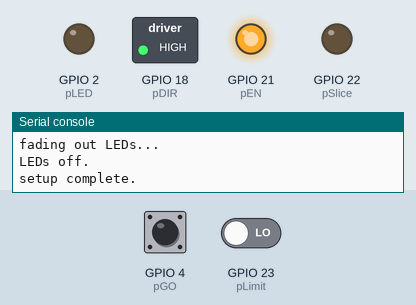
A program run on a simulated ESP32 board running MicroPython. Parts: switched loads named in the program (green lamp = pin HIGH), output pins drawn as LEDs (lit = HIGH), the last lines printed to the serial console. The test bench sets the inputs (shaded band); at power-on: GPIO 4 (pGO) LOW, GPIO 23 (pLimit) LOW. Library files of the repository ran but are not shown: 1 file(s); pins used as bus, display or sensor lines are not drawn.

Above: at 6.2 s.
6.3 s: GPIO 4 (pGO) driven HIGH
9.3 s: GPIO 4 (pGO) driven LOW
At 10.1 s:
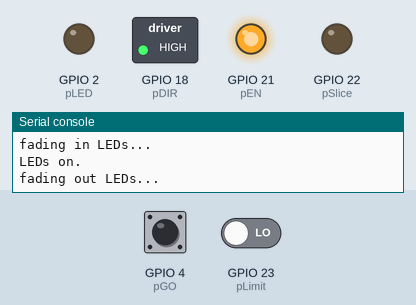
11.2 s: GPIO 4 (pGO) pulsed HIGH 2 times (0.12 s each, 0.3 s apart)
At 13.9 s:
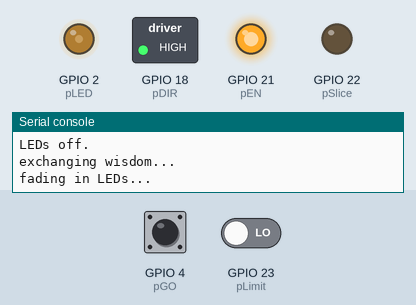
At 16.4 s:
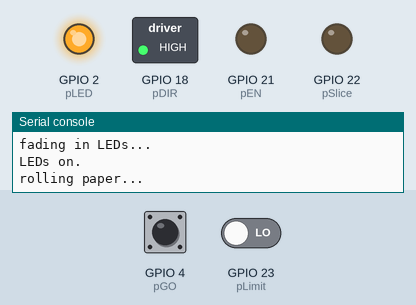
Timing chart, 0 to 17.9 s (numbered marks = the images above; inputs shaded):
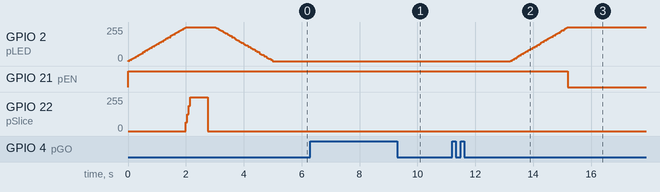

Measured:
- after the input at 9.3 s, GPIO 2 (pLED): stays 0/255 (without the input it goes to 229/255 after 1.9 s)
- after the input at 11.2 s, GPIO 2 (pLED): moves from 0/255 to 255/255 over 2.0 s, starting after 2.0 s; GPIO 21 (pEN): HIGH → LOW after 4.0 s

The program:

main.py
```python
# MicroPython v1.18

import time
from time import sleep_us, sleep
import machine
from machine import Pin, PWM, lightsleep
import esp32

pSlice = Pin(22, Pin.OUT)
RUN_SLICER = 0
STOP_SLICER = 1
pwmSlice = PWM(pSlice, freq=5000)
SLICER_STOP = 0
SLICER_QUARTER_SPEED = int(65535/4)
SLICER_HALF_SPEED = int(65535/2)
SLICER_THREE_QUARTER_SPEED = int(65535/4*3)
SLICER_FULL_SPEED = 65535
HOMING_TIME_LIMIT_MS = 2000
HOMING_ATTEMPTS_LIMIT = 3

pLED = Pin(2, Pin.OUT)
pwmLED = PWM(pLED, freq=5000)
LED_FULL_ON = 65535
LED_FULL_OFF = 0
LED_FADE_TIME_EXCHANGE_MS = 2000
LED_FADE_TIME_ATTRACT_MS = 1000
ATTRACT_MODE_FLASH_EVERY_MS = 10000
do_exchange = False

pGO = Pin(4, Pin.IN)
GO_PRESSED = 1

pLimit = Pin(23, Pin.IN)
AT_LIMIT = 0  # i.e. slicer out of the way

# Stepper motor: DRV8825
pDIR = Pin(18, Pin.OUT)
DIR_FORWARDS = 1
pSTEP = Pin(19, Pin.OUT)
pEN = Pin(21, Pin.OUT)
STEPPER_ENABLED = 0
STEPPER_DISABLED = 1
usDelay = 50  # number of microseconds per step
MICROSTEPS_PER_STEP = 32  # as set by hardware
STEPS_PER_MM = 24  # by testing
MM_PER_WISDOM = 124  # using new routing for four wisdoms
MICROSTEPS_PER_WISDOM = int(MM_PER_WISDOM * STEPS_PER_MM * MICROSTEPS_PER_STEP)


def slice_paper():
    print("slicing...")
    # ramp up so that current draw doesn't cause LEDs to flicker
    pwmSlice.duty_u16(SLICER_QUARTER_SPEED)
    time.sleep(0.05)
    pwmSlice.duty_u16(SLICER_HALF_SPEED)
    time.sleep(0.05)
    pwmSlice.duty_u16(SLICER_THREE_QUARTER_SPEED)
    time.sleep(0.05)
    pwmSlice.duty_u16(SLICER_FULL_SPEED)
    time.sleep(0.6)
    pwmSlice.duty_u16(SLICER_STOP)
    time.sleep(0.25)
    print("sliced.")


def display_error_state():
    print("error state...")
    pwmSlice.duty_u16(SLICER_STOP)
    while True:
        pwmLED.duty_u16(LED_FULL_ON)
        time.sleep(0.5)
        pwmLED.duty_u16(LED_FULL_ON)
        lightsleep(3000)


def home_slicer(attempt_number=0):
    print(f"homing slicer, attempt {attempt_number + 1}/{HOMING_ATTEMPTS_LIMIT}...")
    if attempt_number == HOMING_ATTEMPTS_LIMIT:
        print("too many failed attempts to clear paper jam, giving up :(")
        display_error_state()
    start_time_ms = time.ticks_ms()
    time_elapsed_ms = time.ticks_ms() - start_time_ms
    pwmSlice.duty_u16(SLICER_QUARTER_SPEED)
    while pLimit.value() is not AT_LIMIT and time_elapsed_ms < HOMING_TIME_LIMIT_MS:
        time_elapsed_ms = time.ticks_ms() - start_time_ms
    if pLimit.value() is not AT_LIMIT:
        # probably a paper jam
        slice_paper()
        home_slicer(attempt_number + 1)
    pwmSlice.duty_u16(SLICER_STOP)
    print("slicer homed.")


def fade_in_leds(fade_time_ms):
    print("fading in LEDs...")
    start_time_ms = time.ticks_ms()
    brightness = (time.ticks_ms() - start_time_ms) / fade_time_ms
    while brightness < 1:
        brightness = (time.ticks_ms() - start_time_ms) / fade_time_ms
        pwmLED.duty_u16(min(int(LED_FULL_ON * brightness), 65535))
    pwmLED.duty_u16(LED_FULL_ON)
    print("LEDs on.")


def roll_paper():
    print("rolling paper...")
    pEN.value(STEPPER_ENABLED)

    microsteps = 0
    while microsteps < MICROSTEPS_PER_WISDOM:
        pSTEP.on()
        sleep_us(usDelay)
        pSTEP.off()
        sleep_us(usDelay)
        microsteps += 1
    pEN.value(STEPPER_DISABLED)
    print("paper rolled.")


def fade_out_leds(fade_time_ms):
    print("fading out LEDs...")
    start_time_ms = time.ticks_ms()
    brightness = 1 - (time.ticks_ms() - start_time_ms) / fade_time_ms
    while brightness > 0:
        brightness = 1 - (time.ticks_ms() - start_time_ms) / fade_time_ms
        pwmLED.duty_u16(max(int(LED_FULL_ON * brightness), 0))
    pwmLED.duty_u16(LED_FULL_OFF)
    print("LEDs off.")


def wait_for_button_release():
    print("waiting for button to be released...")
    while pGO.value() == GO_PRESSED:
        pass
    print("button released.")


def exchange_wisdom():
    print("exchanging wisdom...")
    fade_in_leds(LED_FADE_TIME_EXCHANGE_MS)
    roll_paper()
    slice_paper()
    home_slicer()
    wait_for_button_release()
    fade_out_leds(LED_FADE_TIME_EXCHANGE_MS)
    print("wisdom exchanged.")


def setup():
    print("running setup...")
    # steppers off
    pEN.value(STEPPER_DISABLED)
    pDIR.value(DIR_FORWARDS)

    # slicer off
    pwmSlice.duty_u16(SLICER_STOP)

    # leds on
    fade_in_leds(LED_FADE_TIME_EXCHANGE_MS)

    # slice any current paper
    slice_paper()

    # get slicer homed
    home_slicer()

    # leds off
    fade_out_leds(LED_FADE_TIME_EXCHANGE_MS)
    print("setup complete.")


def attract_mode_interrupt_callback(_):
    global do_exchange
    pGO.irq(None)
    print("button detected during attract mode")
    do_exchange = True


def run_attract_mode():
    global do_exchange
    print("running attract mode...")
    pGO.irq(handler=attract_mode_interrupt_callback, trigger=Pin.IRQ_RISING)
    fade_in_leds(LED_FADE_TIME_ATTRACT_MS)
    fade_out_leds(LED_FADE_TIME_ATTRACT_MS)
    pGO.irq(None)
    if do_exchange:
        do_exchange = False
        exchange_wisdom()
    print("attract done.")


def main_loop():
    while True:
        esp32.wake_on_ext0(pGO, esp32.WAKEUP_ANY_HIGH)  # wake on press
        lightsleep(ATTRACT_MODE_FLASH_EVERY_MS)  # not deepsleep because we need to hold stepper driver disabled, etc

        if machine.wake_reason() == machine.PIN_WAKE:
            print("woken up by machine.PIN_WAKE")
            exchange_wisdom()
        else:
            print("woken up by timer or something")
            run_attract_mode()


setup()
main_loop()
```
